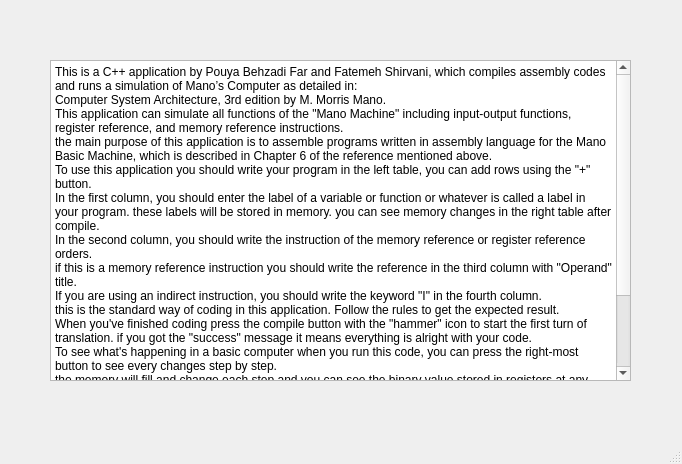
<?xml version="1.0" encoding="UTF-8"?>
<ui version="4.0">
 <class>helpWindow</class>
 <widget class="QMainWindow" name="helpWindow">
  <property name="geometry">
   <rect>
    <x>0</x>
    <y>0</y>
    <width>682</width>
    <height>464</height>
   </rect>
  </property>
  <property name="windowTitle">
   <string>MainWindow</string>
  </property>
  <widget class="QWidget" name="centralwidget">
   <widget class="QPlainTextEdit" name="plainTextEdit">
    <property name="geometry">
     <rect>
      <x>50</x>
      <y>60</y>
      <width>581</width>
      <height>321</height>
     </rect>
    </property>
    <property name="plainText">
     <string>This is a C++ application by Pouya Behzadi Far and Fatemeh Shirvani, which compiles assembly codes and runs a simulation of Mano’s Computer as detailed in:
Computer System Architecture, 3rd edition by M. Morris Mano. 
This application can simulate all functions of the &quot;Mano Machine&quot; including input-output functions, register reference, and memory reference instructions. 
the main purpose of this application is to assemble programs written in assembly language for the Mano Basic Machine, which is described in Chapter 6 of the reference mentioned above.
To use this application you should write your program in the left table, you can add rows using the &quot;+&quot; button.
In the first column, you should enter the label of a variable or function or whatever is called a label in your program. these labels will be stored in memory. you can see memory changes in the right table after compile. 
In the second column, you should write the instruction of the memory reference or register reference orders. 
if this is a memory reference instruction you should write the reference in the third column with &quot;Operand&quot; title. 
If you are using an indirect instruction, you should write the keyword &quot;I&quot; in the fourth column. 
this is the standard way of coding in this application. Follow the rules to get the expected result. 
When you've finished coding press the compile button with the &quot;hammer&quot; icon to start the first turn of translation. if you got the &quot;success&quot; message it means everything is alright with your code. 
To see what's happening in a basic computer when you run this code, you can press the right-most button to see every changes step by step. 
the memory will fill and change each step and you can see the binary value stored in registers at any moment in the middle picture which is the structure of the Mano basic computer. Also in the list under the coding table, you can understand what is really happening in each clock pulse as you move through your code.  
This application is easy to learn and code and it's also good for educational goals and to understand Basic computer better. 
Special thanks to our dedicated professor Dr. Khorsandi.</string>
    </property>
   </widget>
   <widget class="QLabel" name="label">
    <property name="geometry">
     <rect>
      <x>315</x>
      <y>11</y>
      <width>61</width>
      <height>41</height>
     </rect>
    </property>
    <property name="text">
     <string/>
    </property>
    <property name="pixmap">
     <pixmap>../../GitHub/computer-architecture-/pics/Webp.net-resizeimage.png</pixmap>
    </property>
   </widget>
  </widget>
  <widget class="QMenuBar" name="menubar">
   <property name="geometry">
    <rect>
     <x>0</x>
     <y>0</y>
     <width>682</width>
     <height>17</height>
    </rect>
   </property>
  </widget>
  <widget class="QStatusBar" name="statusbar"/>
 </widget>
 <resources/>
 <connections/>
</ui>
